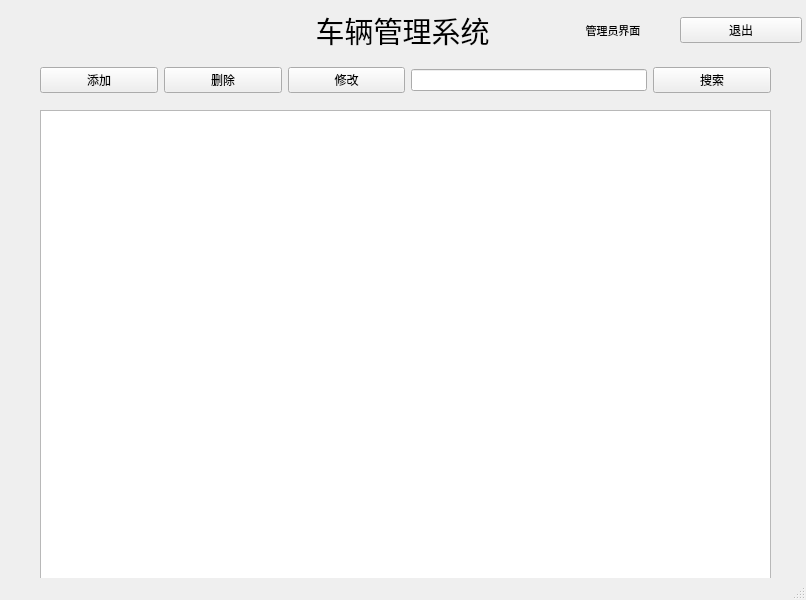
<?xml version="1.0" encoding="UTF-8"?>
<ui version="4.0">
 <class>admin</class>
 <widget class="QMainWindow" name="admin">
  <property name="geometry">
   <rect>
    <x>0</x>
    <y>0</y>
    <width>806</width>
    <height>600</height>
   </rect>
  </property>
  <property name="minimumSize">
   <size>
    <width>800</width>
    <height>480</height>
   </size>
  </property>
  <property name="windowTitle">
   <string>管理员界面</string>
  </property>
  <property name="windowIcon">
   <iconset resource="res.qrc">
    <normaloff>:/icon.png</normaloff>:/icon.png</iconset>
  </property>
  <widget class="QWidget" name="centralwidget">
   <widget class="QWidget" name="widget" native="true">
    <property name="geometry">
     <rect>
      <x>0</x>
      <y>0</y>
      <width>811</width>
      <height>61</height>
     </rect>
    </property>
    <layout class="QHBoxLayout" name="horizontalLayout" stretch="1,1,1">
     <item>
      <spacer name="horizontalSpacer">
       <property name="orientation">
        <enum>Qt::Orientation::Horizontal</enum>
       </property>
       <property name="sizeHint" stdset="0">
        <size>
         <width>257</width>
         <height>20</height>
        </size>
       </property>
      </spacer>
     </item>
     <item>
      <widget class="QLabel" name="label">
       <property name="font">
        <font>
         <pointsize>22</pointsize>
        </font>
       </property>
       <property name="text">
        <string>车辆管理系统</string>
       </property>
       <property name="alignment">
        <set>Qt::AlignmentFlag::AlignCenter</set>
       </property>
      </widget>
     </item>
     <item>
      <widget class="QWidget" name="widget_2" native="true">
       <layout class="QHBoxLayout" name="horizontalLayout_2">
        <item>
         <widget class="QLabel" name="label_2">
          <property name="font">
           <font>
            <pointsize>8</pointsize>
           </font>
          </property>
          <property name="text">
           <string>管理员界面</string>
          </property>
          <property name="alignment">
           <set>Qt::AlignmentFlag::AlignCenter</set>
          </property>
         </widget>
        </item>
        <item>
         <widget class="QPushButton" name="pushButton">
          <property name="text">
           <string>退出</string>
          </property>
         </widget>
        </item>
       </layout>
      </widget>
     </item>
    </layout>
   </widget>
   <widget class="QTableWidget" name="tableWidget">
    <property name="geometry">
     <rect>
      <x>40</x>
      <y>110</y>
      <width>731</width>
      <height>471</height>
     </rect>
    </property>
    <attribute name="horizontalHeaderVisible">
     <bool>true</bool>
    </attribute>
    <attribute name="horizontalHeaderCascadingSectionResizes">
     <bool>false</bool>
    </attribute>
    <attribute name="horizontalHeaderMinimumSectionSize">
     <number>30</number>
    </attribute>
    <attribute name="horizontalHeaderDefaultSectionSize">
     <number>138</number>
    </attribute>
    <attribute name="horizontalHeaderStretchLastSection">
     <bool>true</bool>
    </attribute>
    <attribute name="verticalHeaderVisible">
     <bool>false</bool>
    </attribute>
    <attribute name="verticalHeaderMinimumSectionSize">
     <number>23</number>
    </attribute>
    <attribute name="verticalHeaderDefaultSectionSize">
     <number>36</number>
    </attribute>
    <attribute name="verticalHeaderStretchLastSection">
     <bool>false</bool>
    </attribute>
   </widget>
   <widget class="QWidget" name="layoutWidget">
    <property name="geometry">
     <rect>
      <x>40</x>
      <y>60</y>
      <width>731</width>
      <height>41</height>
     </rect>
    </property>
    <layout class="QHBoxLayout" name="horizontalLayout_3" stretch="1,1,1,2,1">
     <item>
      <widget class="QPushButton" name="pushButton_2">
       <property name="text">
        <string>添加</string>
       </property>
      </widget>
     </item>
     <item>
      <widget class="QPushButton" name="pushButton_3">
       <property name="text">
        <string>删除</string>
       </property>
      </widget>
     </item>
     <item>
      <widget class="QPushButton" name="pushButton_4">
       <property name="text">
        <string>修改</string>
       </property>
      </widget>
     </item>
     <item>
      <widget class="QLineEdit" name="lineEdit"/>
     </item>
     <item>
      <widget class="QPushButton" name="pushButton_5">
       <property name="text">
        <string>搜索</string>
       </property>
      </widget>
     </item>
    </layout>
   </widget>
  </widget>
  <widget class="QStatusBar" name="statusbar"/>
 </widget>
 <resources>
  <include location="res.qrc"/>
 </resources>
 <connections/>
</ui>
